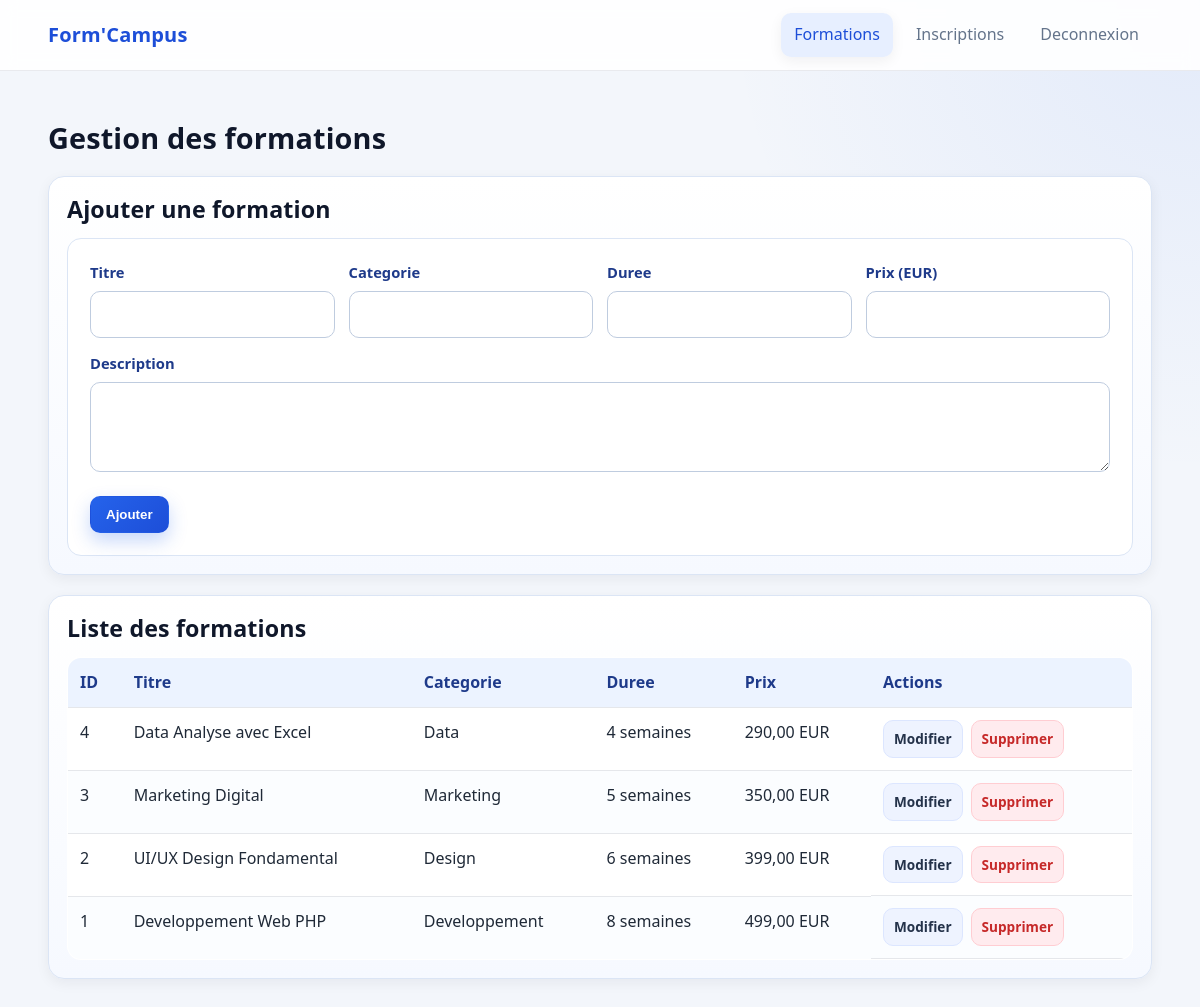
The page /admin_formations.php (signed in) on the database its author committed.
### tables this page shows
CREATE TABLE IF NOT EXISTS formations (
  id INT UNSIGNED AUTO_INCREMENT PRIMARY KEY,
  titre VARCHAR(150) NOT NULL,
  categorie VARCHAR(100) NOT NULL,
  description TEXT NOT NULL,
  duree VARCHAR(50) NOT NULL,
  prix DECIMAL(10,2) NOT NULL
);

### admin_formations.php (the view, shortened to what this page needs)
<?php
require_once __DIR__ . '/connexion.php';
$editFormation = null;
$formationsStmt = $pdo->query("SELECT id, titre, categorie, description, duree, prix FROM formations ORDER BY id DESC");
$formations = $formationsStmt->fetchAll();
?>
<!DOCTYPE html>
<html lang="fr">
<head>
  <link rel="stylesheet" href="style.css">
</head>
<body class="admin-page">
  <header>
    <div class="container navbar">
      <a class="brand" href="index.php">Form'Campus</a>
      <nav class="menu">
        <a href="admin_formations.php" class="active">Formations</a>
        <a href="admin_inscriptions.php">Inscriptions</a>
        <a href="logout.php">Deconnexion</a>
      </nav>
    </div>
  </header>
  <main>
    <div class="container">
      <h1>Gestion des formations</h1>
      <section class="admin-section">
      <h2><?php echo $editFormation ? 'Modifier une formation' : 'Ajouter une formation'; ?></h2>
      <form method="post" action="admin_formations.php">
        <div class="form-grid">
          <div>
            <label for="titre">Titre</label>
            <input type="text" id="titre" name="titre" required value="<?php echo htmlspecialchars($editFormation['titre'] ?? ''); ?>">
          </div>
          <div>
            <label for="categorie">Categorie</label>
            <input type="text" id="categorie" name="categorie" required value="<?php echo htmlspecialchars($editFormation['categorie'] ?? ''); ?>">
          </div>
          <div>
            <label for="duree">Duree</label>
            <input type="text" id="duree" name="duree" required value="<?php echo htmlspecialchars($editFormation['duree'] ?? ''); ?>">
          </div>
          <div>
            <label for="prix">Prix (EUR)</label>
            <input type="number" step="0.01" min="0" id="prix" name="prix" required value="<?php echo htmlspecialchars((string) ($editFormation['prix'] ?? '')); ?>">
          </div>
        </div>
        <div class="field-spacer">
          <label for="description">Description</label>
          <textarea id="description" name="description" required><?php echo htmlspecialchars($editFormation['description'] ?? ''); ?></textarea>
        </div>
        <div class="actions field-actions">
          <button type="submit" class="btn btn-primary"><?php echo $editFormation ? 'Modifier' : 'Ajouter'; ?></button>
        </div>
      </form>
      </section>
      <section class="admin-section">
      <h2>Liste des formations</h2>
      <table class="admin-table">
        <thead>
          <tr>
            <th>ID</th>
            <th>Titre</th>
            <th>Categorie</th>
            <th>Duree</th>
            <th>Prix</th>
            <th>Actions</th>
          </tr>
        </thead>
        <tbody>
          <?php if (empty($formations)): ?>
            <tr><td colspan="6">Aucune formation enregistree.</td></tr>
          <?php else: ?>
            <?php foreach ($formations as $formation): ?>
              <tr>
                <td><?php echo (int) $formation['id']; ?></td>
                <td><?php echo htmlspecialchars($formation['titre']); ?></td>
                <td><?php echo htmlspecialchars($formation['categorie']); ?></td>
                <td><?php echo htmlspecialchars($formation['duree']); ?></td>
                <td><?php echo number_format((float) $formation['prix'], 2, ',', ' '); ?> EUR</td>
                <td class="actions">
                  <a class="btn btn-secondary btn-small" href="admin_formations.php?edit=<?php echo (int) $formation['id']; ?>">Modifier</a>
                  <a class="btn btn-danger btn-small" href="admin_formations.php?delete=<?php echo (int) $formation['id']; ?>" onclick="return confirm('Supprimer cette formation ?');">Supprimer</a>
                </td>
              </tr>
            <?php endforeach; ?>
          <?php endif; ?>
        </tbody>
      </table>
      </section>
    </div>
  </main>
</body>
</html>

### style.css (style rules this page uses)
:root { --bg: #f3f6fb; --surface: #ffffff; --surface-soft: #f8fbff; --primary: #2563eb; --primary-dark: #1d4ed8; --text: #0f172a; --muted: #64748b; --danger: #c62828; --success: #1b8a4a; --border: #e5e7eb; --shadow: 0 14px 34px rgba(15, 23, 42, 0.09); --shadow-soft: 0 4px 14px rgba(15, 23, 42, 0.06); --radius: 14px; --radius-sm: 10px; --max-content: 1120px; }
* { box-sizing: border-box; }
body { margin: 0; font-family: "Segoe UI", Roboto, Arial, sans-serif; color: var(--text); background: radial-gradient(circle at top right, rgba(37, 99, 235, 0.08), transparent 30%), var(--bg); line-height: 1.6; text-rendering: optimizeLegibility; -webkit-font-smoothing: antialiased; }
a { color: inherit; text-decoration: none; }
.container { width: min(var(--max-content), 92%); margin: 0 auto; }
h1, h2, h3 { line-height: 1.25; letter-spacing: 0.15px; }
h1 { font-size: clamp(1.5rem, 2.4vw, 2rem); }
h2 { font-size: clamp(1.2rem, 2vw, 1.45rem); }
header { background: rgba(255, 255, 255, 0.9); backdrop-filter: blur(8px); border-bottom: 1px solid rgba(229, 231, 235, 0.85); position: sticky; top: 0; z-index: 20; }
.navbar { min-height: 70px; display: flex; align-items: center; justify-content: space-between; gap: 12px; }
.brand { font-size: 1.25rem; font-weight: 700; color: var(--primary-dark); letter-spacing: 0.2px; }
.menu { display: flex; align-items: center; gap: 10px; flex-wrap: wrap; }
.menu a { padding: 9px 13px; border-radius: 10px; color: var(--muted); transition: all 0.2s ease; }
.menu a:hover, .menu a.active { color: var(--primary-dark); background: #e7efff; box-shadow: var(--shadow-soft); }
main { padding: 30px 0 50px; }
.admin-page .container > h1 { margin-bottom: 12px; }
.admin-section { margin-top: 20px; background: linear-gradient(180deg, #ffffff, #f6f9ff); border: 1px solid #dbe5f5; border-radius: calc(var(--radius) + 2px); padding: 18px; box-shadow: var(--shadow-soft); }
.admin-section h2 { margin: 0 0 14px; }
.admin-page form { background: #ffffff; border-color: #dbe5f5; box-shadow: none; }
.field-spacer { margin-top: 14px; }
.field-actions { margin-top: 16px; }
.admin-page label { color: #1e3a8a; font-size: 0.92rem; }
.admin-page input, .admin-page select, .admin-page textarea { background: #ffffff; color: #0f172a; border: 1px solid #bfccdf; }
.admin-page input::placeholder, .admin-page textarea::placeholder { color: #94a3b8; }
.admin-table { box-shadow: none; margin-top: 10px; }
.admin-table th { background: #ecf3ff; color: #1e3a8a; }
.admin-table td { color: #1f2937; }
.btn { display: inline-flex; align-items: center; justify-content: center; gap: 8px; border: 1px solid transparent; border-radius: var(--radius-sm); padding: 10px 15px; font-weight: 600; cursor: pointer; transition: all 0.2s ease; }
.btn-primary { background: linear-gradient(135deg, var(--primary), var(--primary-dark)); color: #fff; box-shadow: 0 8px 18px rgba(37, 99, 235, 0.25); }
.btn-secondary { background: #eef3ff; color: #24324a; border-color: #dce6ff; }
.btn-danger { background: #ffebee; color: var(--danger); border-color: #ffcdd2; }
.btn-small { padding: 7px 10px; font-size: 0.85rem; }
form { background: linear-gradient(180deg, #ffffff, var(--surface-soft)); border: 1px solid var(--border); border-radius: var(--radius); padding: 22px; box-shadow: var(--shadow); }
.form-grid { display: grid; grid-template-columns: repeat(auto-fit, minmax(220px, 1fr)); gap: 14px; }
label { display: block; margin-bottom: 6px; font-weight: 600; }
input, select, textarea { width: 100%; padding: 10px 12px; border-radius: var(--radius-sm); border: 1px solid #d1d5db; font: inherit; background: #fff; transition: border-color 0.2s ease, box-shadow 0.2s ease; }
textarea { resize: vertical; min-height: 90px; }
table { width: 100%; border-collapse: collapse; background: var(--surface); border: 1px solid var(--border); border-radius: var(--radius); overflow: hidden; box-shadow: var(--shadow); }
th, td { text-align: left; border-bottom: 1px solid var(--border); padding: 12px; vertical-align: top; }
th { background: #f2f6fd; color: #1e3a8a; }
tbody tr:nth-child(even) { background: #fbfdff; }
.actions { display: flex; gap: 8px; flex-wrap: wrap; align-items: center; }

### rows shown on the page
formations: id "4", titre "Data Analyse avec Excel", categorie "Data", duree "4 semaines", prix "290,00"
formations: id "3", titre "Marketing Digital", categorie "Marketing", duree "5 semaines", prix "350,00"
formations: id "2", titre "UI/UX Design Fondamental", categorie "Design", duree "6 semaines", prix "399,00"
formations: id "1", titre "Developpement Web PHP", categorie "Developpement", duree "8 semaines", prix "499,00"
